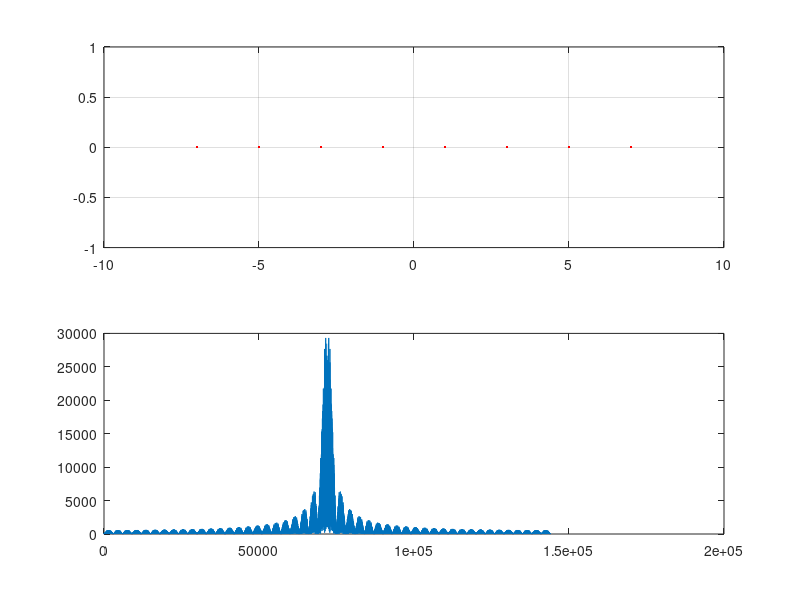

Reproduce this figure in MATLAB.
clear all
close all
clc
A = 1;
Nb = 9e3 ; %Numero de bits
nab = 16; %numero de amostras de bit
Ns = nab*Nb; % 
Rb = 1e3; % Taxa de bits por segundo
Fs = nab*Rb; % Frequencia de amostragem
Ts = 1/Fs; %Período de amostragem
Ti = 0;
Tf = Nb/Rb; % Tempo final de transmissão
t = Ti:Ts:(Tf-Ts); %Vetor de tempo
df = Fs/Ns;
f = -(Fs/2):df:((Fs/2)-df);
sbits = randi([0 1], 1, Nb);
snrzu = A * reshape(repmat(sbits,nab,1),1,Ns);
% Como funciona o repmat : vetor, numero de vezes que vai repetir a linha, 1 vai definir quantas
% vezes a sequencia será repetida na linha
snrz = 2*snrzu - A;
fc1 = ones(1,nab);
fc2 = -ones(1,nab);
% Filtros casados para bit 1 e zero
SNR = -3; % Em dB
sinalrx = awgn(snrz,SNR);
% Sinal passa por um canal com ruído Gaussiano
sbrx = sinalrx(nab/2:nab:end);
lambda = 0;
sbitsrx = sbrx>lambda;
[bersf, rtsf] = biterr(sbits,sbitsrx);
% Recepção com filtro
sbcfrx  = sum(reshape(sinalrx,nab,Nb));
sbitscfrx = sbcfrx>lambda;
[bercf, rtcf] = biterr(sbits,sbitscfrx);
%{
bersf
rtsf
bercf
rtcf
%}

%Gerando M-PAM
M = 8;
n = log2(M);
sbq = randi([0,M-1],1,Nb/n);
seqsb = reshape(repmat(sbq,nab*n,1),1,Nb*nab);
s4pam = pammod(seqsb,M);
subplot(2,1,1)
plot(real(s4pam), imag(s4pam), '.r')
grid on
subplot(2,1,2)
plot(real(s4pam))
xlim([0 400]);
grid on
%%
close all
plot(fftshift(abs(fft(s4pam))))



